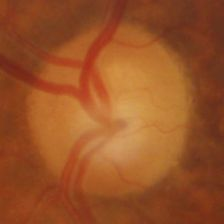
#> input picture Fundus1/Normal1/P11_L_Norm.jpg, 224 x 224 px; its folder holds 4 pictures in this run
$ jupyter execute --allow-errors GlaucomaFundus.ipynb
#> lines starting #> are read from the running program, lines starting #| are printed output that depends on the picture
#> in process_images, image is the input picture: shape (224, 224, 3); mean B, G, R 39.3, 82.6, 152.6
[cell 1]
from google.colab import drive
#> (the rest of this cell did not finish here and is left out)

[cell 2]
# importing libraries
import tensorflow as tf
import keras
import os
import io
import glob
from skimage import io
from tensorflow.keras.preprocessing.image import ImageDataGenerator
import random
import numpy as np
import cv2
import matplotlib.pyplot as plt
from keras.utils import plot_model
from skimage.restoration import denoise_wavelet
from sklearn.metrics import confusion_matrix,classification_report, accuracy_score,precision_score, recall_score, f1_score

[cell 3]
# Importing Resized Fundus images (fundus images resized to 224x224)
Fundus_Normal1 = glob.glob("/content/drive/MyDrive/Colab Notebooks/Data/Fundus1/Normal1/*.jpg")
print(Fundus_Normal1)
print(len(Fundus_Normal1))
Fundus_Mild1 = glob.glob("/content/drive/MyDrive/Colab Notebooks/Data/Fundus1/Mild1/*.jpg")
print(Fundus_Mild1)
print(len(Fundus_Mild1))
Fundus_Moderate1 = glob.glob("/content/drive/MyDrive/Colab Notebooks/Data/Fundus1/Moderate1/*.jpg")
print(Fundus_Moderate1)
print(len(Fundus_Moderate1))
Fundus_Severe1 = glob.glob("/content/drive/MyDrive/Colab Notebooks/Data/Fundus1/Severe1/*.jpg")
print(Fundus_Severe1)
print(len(Fundus_Severe1))
Fundus_Glaucoma1 = glob.glob("/content/drive/MyDrive/Colab Notebooks/Data/Fundus1/Glaucoma1/*.jpg")
print(Fundus_Glaucoma1)
print(len(Fundus_Glaucoma1))
Fundus_Non_Glaucoma1 = glob.glob("/content/drive/MyDrive/Colab Notebooks/Data/Fundus1/Non_Glaucoma1/*.jpg")
print(Fundus_Non_Glaucoma1)
print(len(Fundus_Non_Glaucoma1))

#> (a cell that did not finish here is left out)

[cell 5]
# Applying filters
# Adaptive Median Filter
def adaptive_median_filter(image, kernel_size=3):
#> called with kernel_size = 3
    filtered_image = cv2.medianBlur(image, kernel_size)
    return filtered_image

# Wavelet Denoising
def wavelet_denoising(image):
    denoised_image = denoise_wavelet(image)
    return denoised_image

# Normalization
def normalize_image(image):
    normalized_image = (image - np.min(image)) / (np.max(image) - np.min(image))
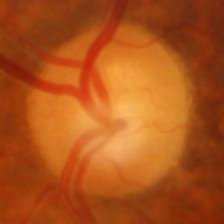
#> normalized_image: shape (224, 224, 3) float64; mean B, G, R 0.108, 0.327, 0.681
    return normalized_image

# Normalizing Input Channels
def normalize_channels(image):
    normalized_image = cv2.normalize(image, None, 0, 255, cv2.NORM_MINMAX)
    return normalized_image

def process_images(image_paths, output_dir, is_glaucoma=False, is_severity=False):
    for image_path in image_paths:
        image = cv2.imread(image_path)
        filtered_image = adaptive_median_filter(image)
        denoised_image = wavelet_denoising(filtered_image)
        normalized_image = normalize_image(denoised_image)
        normalized_channels_image = normalize_channels(normalized_image)

        # Extract the file name and extension
        filename = os.path.splitext(os.path.basename(image_path))[0]

        # Define the output file path
        output_file = os.path.join(output_dir, f"{filename}_processed.jpg")

        # Save the processed image as a JPEG file
        cv2.imwrite(output_file, normalized_channels_image)
#> pass 2 of the loop in process_images, `for image_path in image_paths:`:
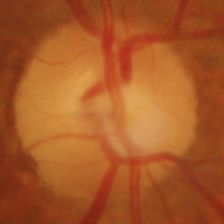
#> input picture Fundus1/Normal1/P11_R_Norm.jpg, 224 x 224 px
#> in process_images, image is the input picture: shape (224, 224, 3); mean B, G, R 39.8, 88.5, 167.4
#> in normalize_image (call 2), `normalized_image = (image - np.min(image)) / (np.max(image) - np.min(i..`:
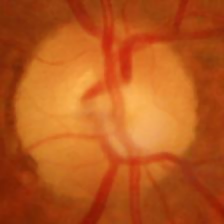
#> normalized_image: shape (224, 224, 3) float64; mean B, G, R 0.116, 0.349, 0.727
#> pass 3 of the loop in process_images, `for image_path in image_paths:`:
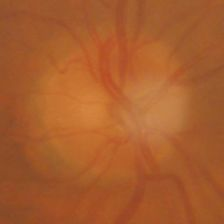
#> input picture Fundus1/Normal1/P15_R_Norm.jpg, 224 x 224 px
#> in process_images, image is the input picture: shape (224, 224, 3); mean B, G, R 45.6, 93.2, 168.2
#> in normalize_image (call 3), `normalized_image = (image - np.min(image)) / (np.max(image) - np.min(i..`:
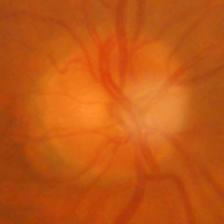
#> normalized_image: shape (224, 224, 3) float64; mean B, G, R 0.0814, 0.346, 0.763
#> the loop made 4 passes; the first 3 are shown

# Output folders
output_dir_severity_normal1 = "/content/drive/MyDrive/Colab Notebooks/Data/ProcessedImages1/Fundus_Normal"
output_dir_severity_mild1 = "/content/drive/MyDrive/Colab Notebooks/Data/ProcessedImages1/Fundus_Mild"
output_dir_severity_moderate1 = "/content/drive/MyDrive/Colab Notebooks/Data/ProcessedImages1/Fundus_Moderate"
output_dir_severity_severe1 = "/content/drive/MyDrive/Colab Notebooks/Data/ProcessedImages1/Fundus_Severe"
output_dir_fundus_glaucoma1 = "/content/drive/MyDrive/Colab Notebooks/Data/ProcessedImages1/Fundus_Glaucoma"
output_dir_fundus_non_glaucoma1 = "/content/drive/MyDrive/Colab Notebooks/Data/ProcessedImages1/Fundus_Non_Glaucoma"

# Process the Fundus images
process_images(Fundus_Normal1, output_dir=output_dir_severity_normal1, is_severity=False,)
process_images(Fundus_Mild1, output_dir=output_dir_severity_mild1, is_severity=True, )
process_images(Fundus_Moderate1, output_dir=output_dir_severity_moderate1, is_severity=True,)
process_images(Fundus_Severe1, output_dir=output_dir_severity_severe1, is_severity=True,)
process_images(Fundus_Glaucoma1, output_dir=output_dir_fundus_glaucoma1, is_glaucoma=True,)
process_images(Fundus_Non_Glaucoma1, output_dir=output_dir_fundus_non_glaucoma1, is_glaucoma=False,)

[cell 6]
# Importing Filtered Images
Processed_Fundus_Normal1 = glob.glob("/content/drive/MyDrive/Colab Notebooks/Data/ProcessedImages1/Fundus_Normal/*.jpg")
print(len(Processed_Fundus_Normal1))
Processed_Fundus_Mild1 = glob.glob("/content/drive/MyDrive/Colab Notebooks/Data/ProcessedImages1/Fundus_Mild/*.jpg")
print(len(Processed_Fundus_Mild1))
Processed_Fundus_Moderate1 = glob.glob("/content/drive/MyDrive/Colab Notebooks/Data/ProcessedImages1/Fundus_Moderate/*.jpg")
print(len(Processed_Fundus_Moderate1))
Processed_Fundus_Severe1 = glob.glob("/content/drive/MyDrive/Colab Notebooks/Data/ProcessedImages1/Fundus_Severe/*.jpg")
print(len(Processed_Fundus_Severe1))
Processed_Fundus_Glaucoma1 = glob.glob("/content/drive/MyDrive/Colab Notebooks/Data/ProcessedImages1/Fundus_Glaucoma/*.jpg")
print(len(Processed_Fundus_Glaucoma1))
Processed_Fundus_Non_Glaucoma1 = glob.glob("/content/drive/MyDrive/Colab Notebooks/Data/ProcessedImages1/Fundus_Non_Glaucoma/*.jpg")
print(len(Processed_Fundus_Non_Glaucoma1))

[cell 7]
# Display the images
plt.figure(figsize=(10, 6))
#> (the rest of this cell did not finish here and is left out)

[cell 8]
# Create 100 augmentations for Fundus images
#Initialize lists to store the selected images
image_list_rot = []
image_list_width = []
image_list_height = []
image_list_horizon = []
image_list_vert = []
image_list_shear = []
image_list_zoom = []
image_list_bright = []
image_list_channel = []

desired_num_augmented_images = 100

# Create an instance of the ImageDataGenerator
#> (the rest of this cell did not finish here and is left out)

[cell 9]
# Display images from Augmented Lists

num_images = len(image_list_channel)
num_plots = min(num_images, 6)  # Maximum number of plots is 6 or the total number of images, whichever is smaller

# Randomly select num_plots number of images
selected_images = random.sample(image_list_rot, num_plots)

# Create subplots to show the images
#> (the rest of this cell did not finish here and is left out)

[cell 10]
# Importing Augmented Images
Aug_Fundus_Normal1 = glob.glob("/content/drive/MyDrive/Colab Notebooks/Data/AugmentedImages/Fundus_Normal/*.jpg")
print(Aug_Fundus_Normal1)
print(len(Aug_Fundus_Normal1))
Aug_Fundus_Mild1 = glob.glob("/content/drive/MyDrive/Colab Notebooks/Data/AugmentedImages/Fundus_Mild/*.jpg")
print(Aug_Fundus_Mild1)
print(len(Aug_Fundus_Mild1))
Aug_Fundus_Moderate1 = glob.glob("/content/drive/MyDrive/Colab Notebooks/Data/AugmentedImages/Fundus_Moderate/*.jpg")
print(Aug_Fundus_Moderate1)
print(len(Aug_Fundus_Moderate1))
Aug_Fundus_Severe1 = glob.glob("/content/drive/MyDrive/Colab Notebooks/Data/AugmentedImages/Fundus_Severe/*.jpg")
print(Aug_Fundus_Severe1)
print(len(Aug_Fundus_Severe1))
Aug_Fundus_Glaucoma1 = glob.glob("/content/drive/MyDrive/Colab Notebooks/Data/AugmentedImages/Fundus_Glaucoma/*.jpg")
print(Aug_Fundus_Glaucoma1)
print(len(Aug_Fundus_Glaucoma1))
Aug_Fundus_Non_Glaucoma1 = glob.glob("/content/drive/MyDrive/Colab Notebooks/Data/AugmentedImages/Fundus_Non_Glaucoma/*.jpg")
print(Aug_Fundus_Non_Glaucoma1)
print(len(Aug_Fundus_Non_Glaucoma1))

[cell 11]
# Remove items from augmented lists to create 100 samples for each class

# Remove 8 random items from Aug_Fundus_Normal
num_items_to_remove = 8
#> (the rest of this cell did not finish here and is left out)

[cell 12]
# Join the processed list with augmented list
Fundus_NORM = Processed_Fundus_Normal1 + Aug_Fundus_Normal1
print (len(Fundus_NORM))
Fundus_MILD = Processed_Fundus_Mild1 + Aug_Fundus_Mild1
print (len(Fundus_MILD))
Fundus_MOD = Processed_Fundus_Moderate1 + Aug_Fundus_Moderate1
print (len(Fundus_MOD))
Fundus_SEV = Processed_Fundus_Severe1 + Aug_Fundus_Severe1
print (len(Fundus_SEV))
FUNDUS_G = Processed_Fundus_Glaucoma1 + Aug_Fundus_Glaucoma1
print (len(FUNDUS_G))
FUNDUS_NG= Processed_Fundus_Non_Glaucoma1 + Aug_Fundus_Non_Glaucoma1
print (len(FUNDUS_NG))

[cell 13]
# Splitting the Fundus Image sets into train, test and validation sets

# Fundus images labels
Fundus_glaucoma_images = FUNDUS_G   # List of fundus glaucoma images
Fundus_non_glaucoma_images = FUNDUS_NG    # List of fundus non- glaucoma images

# Shuffle the images and labels together
random.seed(42)  # Set a seed for reproducibility
random.shuffle(Fundus_glaucoma_images)
random.shuffle(Fundus_non_glaucoma_images)

# Define split ratios
train_ratio = 0.7
test_ratio = 0.15
val_ratio = 0.15

# Calculate the number of images for each set
num_glaucoma = len(Fundus_glaucoma_images)
num_non_glaucoma = len(Fundus_non_glaucoma_images)

num_train_glaucoma = int(train_ratio * num_glaucoma)
num_test_glaucoma = int(test_ratio * num_glaucoma)
num_val_glaucoma = num_glaucoma - num_train_glaucoma - num_test_glaucoma

num_train_non_glaucoma = int(train_ratio * num_non_glaucoma)
num_test_non_glaucoma = int(test_ratio * num_non_glaucoma)
num_val_non_glaucoma = num_non_glaucoma - num_train_non_glaucoma - num_test_non_glaucoma

# Split glaucoma images into train, test, and validation sets
train_glaucoma = Fundus_glaucoma_images[:num_train_glaucoma]
test_glaucoma = Fundus_glaucoma_images[num_train_glaucoma:num_train_glaucoma+num_test_glaucoma]
val_glaucoma = Fundus_glaucoma_images[num_train_glaucoma+num_test_glaucoma:num_train_glaucoma+num_test_glaucoma+num_val_glaucoma]

# Split non-glaucoma images into train, test, and validation sets
train_non_glaucoma = Fundus_non_glaucoma_images[:num_train_non_glaucoma]
test_non_glaucoma = Fundus_non_glaucoma_images[num_train_non_glaucoma:num_train_non_glaucoma+num_test_non_glaucoma]
val_non_glaucoma = Fundus_non_glaucoma_images[num_train_non_glaucoma+num_test_non_glaucoma:num_train_non_glaucoma+num_test_non_glaucoma+num_val_non_glaucoma]

# Combine glaucoma and non-glaucoma sets for each split
train_set = train_glaucoma + train_non_glaucoma
test_set = test_glaucoma + test_non_glaucoma
val_set = val_glaucoma + val_non_glaucoma

# Create labels for each set
train_labels = [1] * num_train_glaucoma + [0] * num_train_non_glaucoma
test_labels = [1] * num_test_glaucoma + [0] * num_test_non_glaucoma
val_labels = [1] * num_val_glaucoma + [0] * num_val_non_glaucoma

# Verify the lengths of the sets and labels
print(len(train_set), len(train_labels))
print(len(test_set), len(test_labels))
print(len(val_set), len(val_labels))

[cell 14]
# CNN1 Model for Prediction of Glaucoma from Fundus Images
from keras.applications.vgg16 import VGG16, preprocess_input
from keras.models import Sequential
from keras.layers import Dense, Dropout, Flatten, BatchNormalization
from keras.optimizers import Adam
from keras.regularizers import l2

def create_cnn1():
    # Load VGG16 model without the fully connected layers
    base_model = VGG16(weights='imagenet', include_top=False, input_shape=(224, 224, 3))

    # Freeze the convolutional layers in the base model
    for layer in base_model.layers:
        layer.trainable = False

    # Create a new model and add VGGNet as the base
    model = Sequential()
    model.add(base_model)

    # Add batch normalization layer
    model.add(BatchNormalization())

    # Flatten the output from the base model
    model.add(Flatten())

    # Add dropout layer
    model.add(Dropout(0.6))

    model.add(Dense(512, activation='relu', kernel_regularizer=l2(0.1)))
    model.add(Dropout(0.6))

    model.add(Dense(256, activation='relu', kernel_regularizer=l2(0.1)))
    model.add(Dropout(0.6))

    # Add the output layer for binary classification (glaucoma or not)
    model.add(Dense(1, activation='sigmoid'))

    # Compile the model
    model.compile(optimizer=Adam(learning_rate=0.001), loss='binary_crossentropy', metrics=['accuracy'])

    return model

# [18 lines left out: functions load_images, preprocess_set, not called in this run]

# Create CNN1 model
#> (the rest of this cell did not finish here and is left out)

#> (a cell that did not finish here is left out)

#> (a cell that did not finish here is left out)

[cell 17]
# Validation and Accuracy Bar Chart

# Define the metrics
metric_names = ['Accuracy', 'Precision', 'Recall', 'F1 Score']

# Define the values
#> (the rest of this cell did not finish here and is left out)

[cell 18]
# checking for performance metrices, importing classification_report and confusion metrics
import seaborn as sb

# Classification report for validation set
#> (the rest of this cell did not finish here and is left out)

[cell 19]
from sklearn.metrics import roc_curve, auc

# Calculate the predicted probabilities for the test set
#> (the rest of this cell did not finish here and is left out)

[cell 20]
# Splitting the Fundus Image sets into train, test and validation sets
from sklearn.preprocessing import LabelEncoder

# Fundus images labels
Fundus_normal_images = Fundus_NORM   # List of normal fundus images
Fundus_mild_images = Fundus_MILD   # List of mild severity fundus images
Fundus_moderate_images = Fundus_MOD   # List of moderate severity fundus images
Fundus_severe_images = Fundus_SEV   # List of severe severity fundus images

# Shuffle the images and labels together
random.seed(42)  # Set a seed for reproducibility
random.shuffle(Fundus_normal_images)
random.shuffle(Fundus_mild_images)
random.shuffle(Fundus_moderate_images)
random.shuffle(Fundus_severe_images)

# Define split ratios
train_ratio = 0.7
test_ratio = 0.15
val_ratio = 0.15

# Calculate the number of images for each set
num_normal = len(Fundus_normal_images)
num_mild = len(Fundus_mild_images)
num_moderate = len(Fundus_moderate_images)
num_severe = len(Fundus_severe_images)

num_train_normal = int(train_ratio * num_normal)
num_test_normal = int(test_ratio * num_normal)
num_val_normal = num_normal - num_train_normal - num_test_normal

num_train_mild = int(train_ratio * num_mild)
num_test_mild = int(test_ratio * num_mild)
num_val_mild = num_mild - num_train_mild - num_test_mild

num_train_moderate = int(train_ratio * num_moderate)
num_test_moderate = int(test_ratio * num_moderate)
num_val_moderate = num_moderate - num_train_moderate - num_test_moderate

num_train_severe = int(train_ratio * num_severe)
num_test_severe = int(test_ratio * num_severe)
num_val_severe = num_severe - num_train_severe - num_test_severe

# Split normal images into train, test, and validation sets
train_normal = Fundus_normal_images[:num_train_normal]
test_normal = Fundus_normal_images[num_train_normal:num_train_normal+num_test_normal]
val_normal = Fundus_normal_images[num_train_normal+num_test_normal:num_train_normal+num_test_normal+num_val_normal]

# Split mild images into train, test, and validation sets
train_mild = Fundus_mild_images[:num_train_mild]
test_mild = Fundus_mild_images[num_train_mild:num_train_mild+num_test_mild]
val_mild = Fundus_mild_images[num_train_mild+num_test_mild:num_train_mild+num_test_mild+num_val_mild]

# Split moderate images into train, test, and validation sets
train_moderate = Fundus_moderate_images[:num_train_moderate]
test_moderate = Fundus_moderate_images[num_train_moderate:num_train_moderate+num_test_moderate]
val_moderate = Fundus_moderate_images[num_train_moderate+num_test_moderate:num_train_moderate+num_test_moderate+num_val_moderate]

# Split severe images into train, test, and validation sets
train_severe = Fundus_severe_images[:num_train_severe]
test_severe = Fundus_severe_images[num_train_severe:num_train_severe+num_test_severe]
val_severe = Fundus_severe_images[num_train_severe+num_test_severe:num_train_severe+num_test_severe+num_val_severe]

# Combine sets for each split
train_set1 = train_normal + train_mild + train_moderate + train_severe
test_set1 = test_normal + test_mild + test_moderate + test_severe
val_set1 = val_normal + val_mild + val_moderate + val_severe

# Assign labels to each image category
train_labels1 = ['Normal'] * len(train_normal) + ['Mild'] * len(train_mild) + ['Moderate'] * len(train_moderate) + ['Severe'] * len(train_severe)
test_labels1 = ['Normal'] * len(test_normal) + ['Mild'] * len(test_mild) + ['Moderate'] * len(test_moderate) + ['Severe'] * len(test_severe)
val_labels1 = ['Normal'] * len(val_normal) + ['Mild'] * len(val_mild) + ['Moderate'] * len(val_moderate) + ['Severe'] * len(val_severe)

# Define a dictionary to map label names to numerical values
label_mapping = {'Normal': 0, 'Mild': 1, 'Moderate': 2, 'Severe': 3}

# Convert the string labels to numerical values
train_labels_numeric = [label_mapping[label] for label in train_labels1]
val_labels_numeric = [label_mapping[label] for label in val_labels1]
test_labels_numeric = [label_mapping[label] for label in test_labels1]

# Verify the lengths of the sets and labels
print(len(train_set1), len(train_labels1))
print(len(test_set1), len(test_labels1))
print(len(val_set1), len(val_labels1))

[cell 21]
# Define a dictionary to map label names to numerical values
label_mapping = {'Normal': 0, 'Mild': 1, 'Moderate': 2, 'Severe': 3}

# Convert the string labels to numerical values
test_labels_numeric = [label_mapping[label] for label in test_labels1]

# Count the occurrences of each label in the test_labels_numeric array
label_count = np.bincount(test_labels_numeric)

# Print the label distribution
for label, count in zip(label_mapping.keys(), label_count):
    print(f"{label}: {count}")

[cell 22]
# Create CNN2 architecture for fundus images
from keras.applications.vgg16 import VGG16, preprocess_input
from keras.models import Sequential
from keras.layers import Dense, Dropout, Flatten, BatchNormalization
from keras.optimizers import Adam
from keras.regularizers import l2
from sklearn.preprocessing import LabelEncoder

# Create CNN2 architecture for fundus images using transfer learning
def create_cnn2(input_shape, num_classes):
    base_model = VGG16(weights='imagenet', include_top=False, input_shape=input_shape)

    # Freeze the convolutional layers in the base model
    for layer in base_model.layers:
        layer.trainable = False

    model = Sequential()
    model.add(base_model)

    model.add(BatchNormalization())

    model.add(Flatten())

    model.add(Dropout(0.6))

    model.add(Dense(256, activation='relu', kernel_regularizer=l2(0.1)))
    model.add(Dropout(0.6))

    model.add(Dense(128, activation='relu', kernel_regularizer=l2(0.01)))
    model.add(Dropout(0.6))

    model.add(Dense(num_classes, activation='softmax'))

    return model

def load_images(image_paths):
      images = []
      for image_path in image_paths:
        img = cv2.imread(image_path)
        if img is None:
            print(f"Failed to load image: {image_path}")
            continue
          # Convert BGR to RGB format
        images.append(img)
      return np.array(images)

def preprocess_set(images):
    preprocessed_set = []
    for img in images:
        # Preprocess the image (normalize, convert to BGR, etc.)
        preprocessed_img = preprocess_input(img)
        preprocessed_set.append(preprocessed_img)
    return np.array(preprocessed_set)

# Pre-defined train, test, and validation sets
train_set_images1 = load_images(train_set1)
train_set_preprocessed1 = preprocess_set(train_set_images1)

val_set_images1 = load_images(val_set1)
val_set_preprocessed1 = preprocess_set(val_set_images1)

test_set_images1 = load_images(test_set1)
test_set_preprocessed1 = preprocess_set(test_set_images1)

# Convert labels to numpy arrays
train_labels1 = np.array(train_labels1)
val_labels1 = np.array(val_labels1)
test_labels1 = np.array(test_labels1)

# Set the input shape and number of classes
input_shape = (224, 224, 3)
num_classes = 4

# Create CNN2 model using transfer learning
#> (the rest of this cell did not finish here and is left out)


# Create the LabelEncoder object
label_encoder = LabelEncoder()

label_mapping = {'Normal': 0, 'Mild': 1, 'Moderate': 2, 'Severe': 3}

# Convert the string labels to numerical values
train_labels_numeric = [label_mapping[label] for label in train_labels1]
val_labels_numeric = [label_mapping[label] for label in val_labels1]
test_labels_numeric = [label_mapping[label] for label in test_labels1]

# Convert the numerical labels to one-hot encoding
train_labels_one_hot = keras.utils.to_categorical(train_labels_numeric, num_classes)
val_labels_one_hot = keras.utils.to_categorical(val_labels_numeric, num_classes)
test_labels_one_hot = keras.utils.to_categorical(test_labels_numeric, num_classes)

# Compile the model
cnn2.compile(optimizer=Adam(learning_rate=0.001), loss='categorical_crossentropy', metrics=['accuracy'])

# Train CNN2 on your fundus image dataset
cnn2.fit(train_set_preprocessed1, train_labels_one_hot, epochs = 18, batch_size=16, validation_data=(val_set_preprocessed1, val_labels_one_hot))

# Evaluate the model on the validation set
validation_loss, validation_accuracy = cnn2.evaluate(val_set_preprocessed1, val_labels_one_hot, verbose=0)
print(f"Validation accuracy: {validation_accuracy}")

# Evaluate the model on the test set
test_loss, test_accuracy = cnn2.evaluate(test_set_preprocessed1, test_labels_one_hot, verbose=0)
print(f"Test accuracy: {test_accuracy}")
